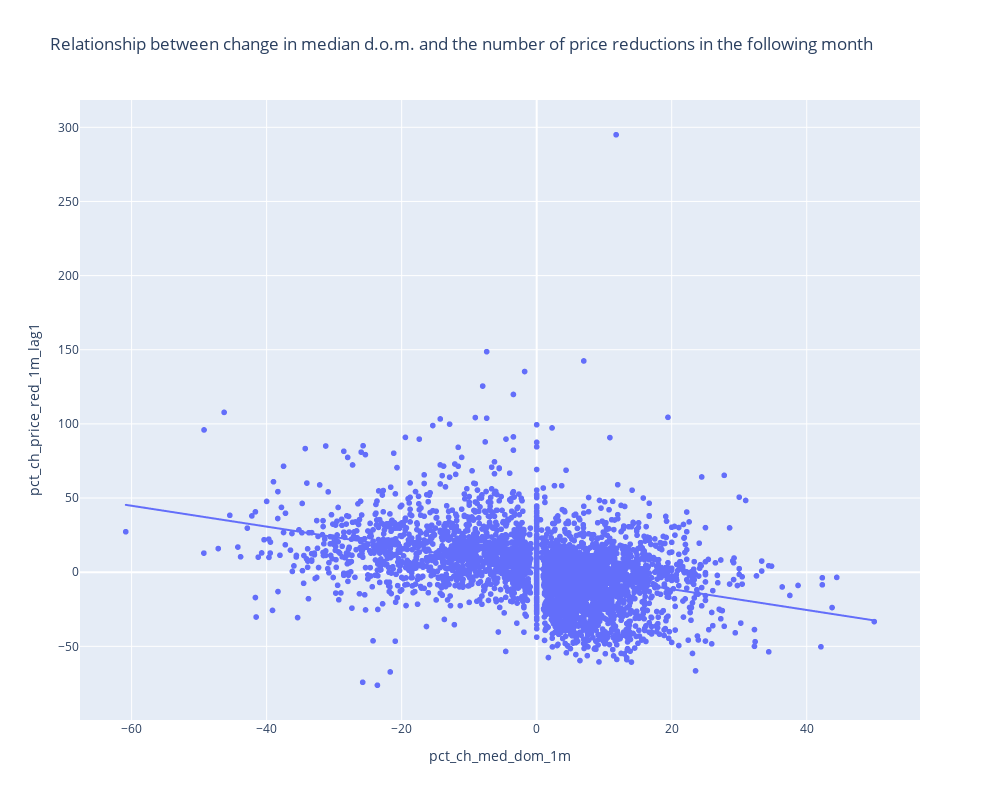

Source (notebook cell):
### Code cell
df['pct_ch_price_red_1m_lag1'] = df.groupby('state')['pct_ch_price_red_1m'].shift(periods = -1)
df[['month','state','pct_ch_price_red_1m','pct_ch_price_red_1m_lag1']].tail()

px.scatter(df, 
            x = 'pct_ch_med_dom_1m',
            y = 'pct_ch_price_red_1m_lag1', 
            height = 800, 
            width = 1000,
            hover_data= ['state', 'month'],
            trendline= 'ols',
            title = "Relationship between change in median d.o.m. and the number of price reductions in the following month" ).show()

### Figure 1 — Plotly figure (JSON) as saved in the notebook; plotly's stock layout.template omitted (floating-point values rounded to 4 significant figures; data arrays with more than 128 entries replaced by an {"elided": "..."} marker saying what was removed)
{"data": [{"customdata": {"elided": "3876x2 str values"}, "hovertemplate": "pct_ch_med_dom_1m=%{x}<br>pct_ch_price_red_1m_lag1=%{y}<br>state=%{customdata[0]}<br>month=%{customdata[1]}<extra></extra>", "legendgroup": "", "marker": {"color": "#636efa", "symbol": "circle"}, "mode": "markers", "name": "", "showlegend": false, "type": "scattergl", "x": {"elided": "3876 float values"}, "xaxis": "x", "y": {"elided": "3876 float values"}, "yaxis": "y"}, {"hovertemplate": "<b>OLS trendline</b><br>pct_ch_price_red_1m_lag1 = -0.702909 * pct_ch_med_dom_1m + 2.61528<br>R<sup>2</sup>=0.148713<br><br>pct_ch_med_dom_1m=%{x}<br>pct_ch_price_red_1m_lag1=%{y} <b>(trend)</b><extra></extra>", "legendgroup": "", "marker": {"color": "#636efa", "symbol": "circle"}, "mode": "lines", "name": "", "showlegend": false, "type": "scattergl", "x": {"elided": "3774 float values"}, "xaxis": "x", "y": {"elided": "3774 float values"}, "yaxis": "y"}], "layout": {"height": 800, "legend": {"tracegroupgap": 0}, "title": {"text": "Relationship between change in median d.o.m. and the number of price reductions in the following month"}, "width": 1000, "xaxis": {"anchor": "y", "domain": [0, 1], "title": {"text": "pct_ch_med_dom_1m"}}, "yaxis": {"anchor": "x", "domain": [0, 1], "title": {"text": "pct_ch_price_red_1m_lag1"}}}}
